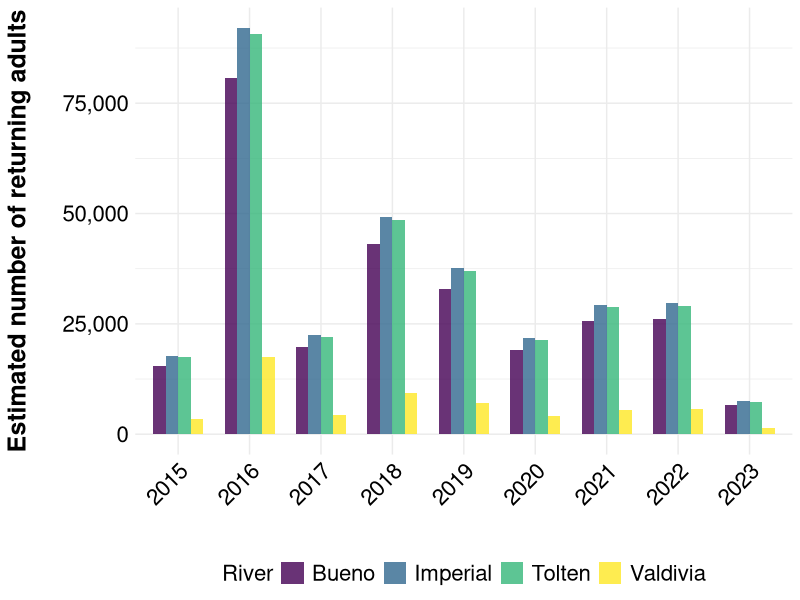

Write R code to recreate this figure.
# Population estimation for Chinook salmon from Nb data

library(tidyverse)
library(ggplot2)

# ---- Lectura y procesamiento de datos ----

nb_rivers <- read.csv("data/data_raw/river-population/nb_rivers.csv", fileEncoding = "latin1")
poblacion_espinoza <- read.csv("data/data_raw/river-population/poblacion_espinoza.csv", fileEncoding = "latin1")

# Procesar retornantes Toltén (de Espinoza)
retornantes_tolten <- poblacion_espinoza %>%
  slice(5) %>%  # Fila 5 = número de retornantes
  pivot_longer(cols = -Temporadas, names_to = "temporada", values_to = "retornantes") %>%
  mutate(
    temporada = str_replace_all(temporada, "X", ""),
    temporada = str_replace(temporada, "\\.", "/")
  ) %>%
  separate(temporada, into = c("y_ini", "y_fin"), sep = "/", convert = TRUE) %>%
  mutate(
    y_fin = ifelse(y_fin < 50, y_fin + 2000, y_fin + 1900),
    year = y_fin
  ) %>%
  dplyr::select(year, retornantes) %>%
  filter(!is.na(retornantes), retornantes > 0) %>%
  arrange(year)

# Procesar datos Nb
nb_procesado <- nb_rivers %>%
  mutate(
    Rio = case_when(
      Site == "La Barra" ~ "Tolten",
      Site == "Puerto Saavedra" ~ "Imperial", 
      Site == "Valdivia" ~ "Valdivia",
      Site == "Bueno" ~ "Bueno",
      TRUE ~ Site
    )
  ) %>%
  dplyr::select(Rio, year, Nb, N_real)

# Calcular ratios Nb/N para Toltén
ratios_tolten <- nb_procesado %>%
  filter(Rio == "Tolten") %>%
  left_join(retornantes_tolten, by = "year") %>%
  filter(!is.na(Nb), !is.na(retornantes)) %>%
  mutate(ratio_Nb_N = Nb / retornantes) %>%
  arrange(year)

# Factor promedio
factor_promedio <- mean(ratios_tolten$ratio_Nb_N, na.rm = TRUE)

# ---- Extraer valores base automáticamente ----

valores_base <- nb_procesado %>%
  group_by(Rio) %>%
  summarise(
    year_base = ifelse(any(!is.na(N_real)), 
                      year[which(!is.na(N_real))[1]], 
                      year[which(!is.na(Nb))[1]]),
    N_base = ifelse(any(!is.na(N_real)), 
                   N_real[which(!is.na(N_real))[1]], 
                   NA),
    Nb_base = ifelse(any(!is.na(Nb)), 
                    Nb[which(!is.na(Nb))[1]], 
                    NA),
    .groups = 'drop'
  )

# Agregar Toltén con datos reales
valores_base <- valores_base %>%
  filter(Rio != "Tolten") %>%
  bind_rows(data.frame(
    Rio = "Tolten",
    year_base = NA,
    N_base = NA,
    Nb_base = NA
  ))

# ---- Estimar poblaciones con factor promedio ----

estimaciones_promedio <- list()

for(i in 1:nrow(valores_base)) {
  rio_info <- valores_base[i, ]
  rio_name <- rio_info$Rio
  
  if(rio_name == "Tolten") {
    est <- retornantes_tolten %>%
      mutate(
        Rio = "Tolten",
        N_estimado = retornantes,
        metodo = "Datos_Reales"
      )
    
  } else if(!is.na(rio_info$N_base)) {
    year_base <- rio_info$year_base
    N_base <- rio_info$N_base
    
    indice_base <- retornantes_tolten$retornantes[retornantes_tolten$year == year_base]
    if(length(indice_base) == 0) indice_base <- max(retornantes_tolten$retornantes)
    
    est <- retornantes_tolten %>%
      mutate(
        Rio = rio_name,
        N_estimado = N_base * (retornantes / indice_base),
        metodo = "N_base_tendencia"
      )
    
  } else if(!is.na(rio_info$Nb_base)) {
    Nb_base <- rio_info$Nb_base
    year_base <- rio_info$year_base
    N_base_estimado <- Nb_base / factor_promedio
    
    indice_base <- retornantes_tolten$retornantes[retornantes_tolten$year == year_base]
    if(length(indice_base) == 0) indice_base <- max(retornantes_tolten$retornantes)
    
    est <- retornantes_tolten %>%
      mutate(
        Rio = rio_name,
        N_estimado = N_base_estimado * (retornantes / indice_base),
        metodo = "Nb_factor_promedio"
      )
  }
  
  estimaciones_promedio[[rio_name]] <- est %>%
    dplyr::select(year, Rio, N_estimado, metodo)
}

resultado_promedio <- bind_rows(estimaciones_promedio) %>%
  arrange(Rio, year)

# ---- Gráfico ----

años_mostrar <- sort(unique(resultado_promedio$year))
datos_barras_promedio <- resultado_promedio %>%
  filter(year %in% años_mostrar) %>%
  mutate(year = factor(year))

p_barras_promedio <- ggplot(datos_barras_promedio, aes(x = year, y = N_estimado, fill = Rio)) +
  geom_col(position = "dodge", alpha = 0.8, width = 0.7) +
  scale_fill_viridis_d() +
  scale_y_continuous(labels = scales::comma) +
  labs(
    x = "",
    y = "Estimated number of returning adults\n",
    fill = "River"
  ) +
  theme_minimal() +
  theme(
    plot.title = element_text(size = 14, face = "bold"),
    legend.position = "bottom",
    axis.text.x = element_text(angle = 45, hjust = 1),
    axis.text = element_text(size = 16, color = "black"),
    axis.title = element_text(size = 18, face = "bold"),
    legend.text = element_text(size = 16),
    legend.title = element_text(size = 16)
  )

print(p_barras_promedio)

# ---- Exportación ----

write.csv(resultado_promedio, "data/data_raw/river-population/total_population_from_nb.csv", row.names = FALSE)
